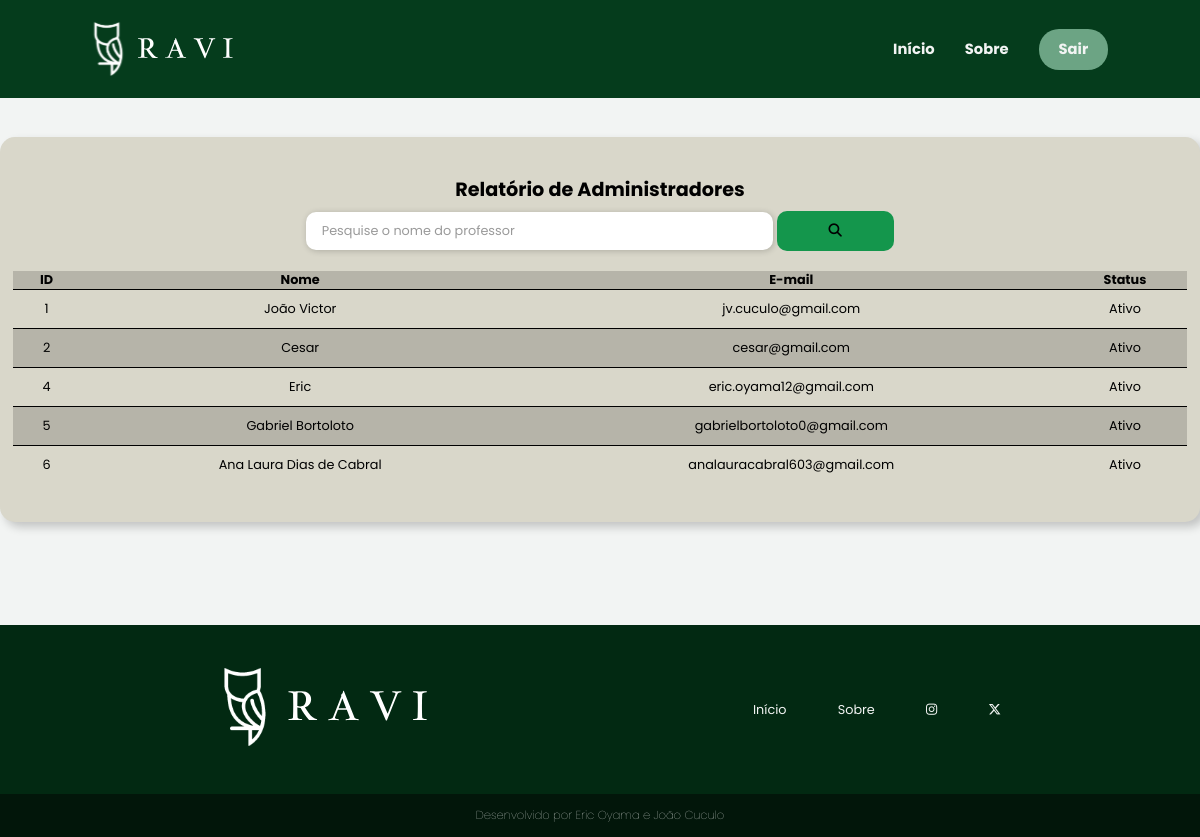
The app's page /sistema-usuario/usuario/relatorio-adm.php (signed in), older data.
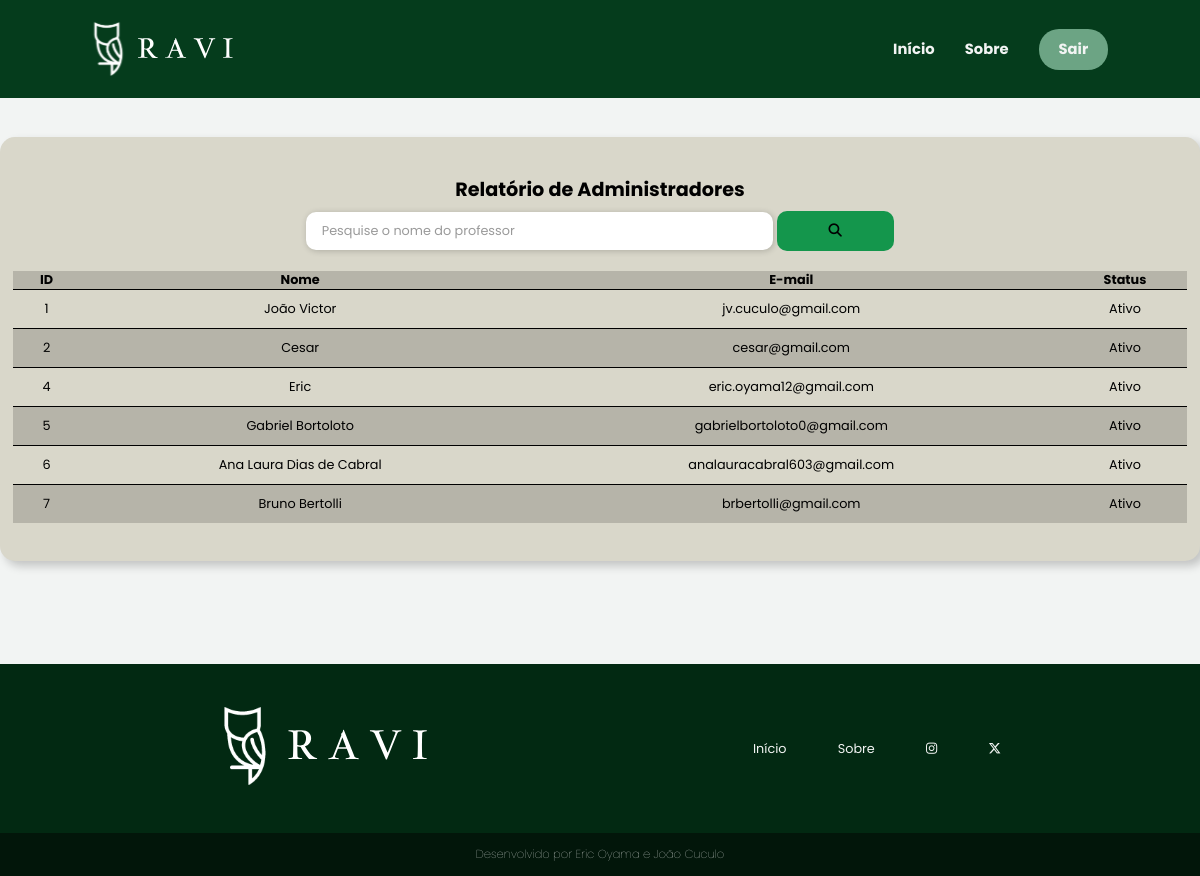
The same page, newer data.
### tables this page shows
CREATE TABLE `usuario` (
  `id` int(11) NOT NULL,
  `nome` varchar(100) NOT NULL,
  `email` varchar(100) NOT NULL,
  `senha` varchar(255) NOT NULL,
  `status` varchar(11) NOT NULL
);

### sistema-usuario/usuario/relatorio-adm.php (the view, shortened to what this page needs)
<?php
    require_once('../../conexao.php');
    $V_WHERE = "";
    $sql = "SELECT * FROM usuario WHERE 1 = 1 " . $V_WHERE;
    $resultado = mysqli_query($conexao, $sql);
?>
<!DOCTYPE html>
<html lang="pt-br">
<head>
    <link rel="stylesheet" href="../../assets/css/header-footer.css">
    <link rel="stylesheet" href="../../assets/css/principal.css">
    <link rel="stylesheet" href="../../assets/css/relatorios.css">
</head>
<body>
    <?php require_once("../template-usuario/menu2.php") ?>
    <main class="container">
        <section class="relatorio-box">
            <h2>Relatório de Administradores</h2>
            <div class="input-group">
                <form method="post"class="input-box-search">
                    <div style="display: flex; justify-content: center; align-items: center; gap: .3rem; width: 50%;">
                        <input type="search" name="nome" placeholder="Pesquise o nome do professor" style="width: 80%;">
                        <button type="submit" name="pesquisar" class="conta-btn" style="border: none; border-radius: 10px; width: 20%;"><i class="fa-solid fa-magnifying-glass"></i></button>
                    </div>
                </form>
            </div>
            <div class="table-roll-y table-roll-x">
                <table>
                    <thead>
                        <tr id="cabecalho-relatorio">
                            <th>ID</th>
                            <th>Nome</th>
                            <th>E-mail</th>
                            <th>Status</th>
                        </tr>
                    </thead>
                    <tbody>
                        <?php while ($linha = mysqli_fetch_array($resultado)) {
                            if ($linha['status'] == 1) {
                                $status = "Ativo";
                            } else {
                                $status = "Inativo";
                            }
                            ?>
                    <tr>
                        <td class="td-espaco"><?= $linha['id'] ?></td>
                        <td class="td-espaco"><?= $linha['nome'] ?></td>
                        <td class="td-espaco"><?= $linha['email'] ?></td>
                        <td class="td-espaco"><?= $status ?></td>
                    </tr>
                    <?php } ?>
                    </tbody>
                </table>
            </div>
        </section>
    </main>
    <?php require_once("../template-usuario/rodape1.php") ?>
</body>
</html>

Row changes from the older to the newer data that the page shows:
added usuario: id "7", nome "Bruno Bertolli", email "brbertolli@gmail.com", status "Ativo"
